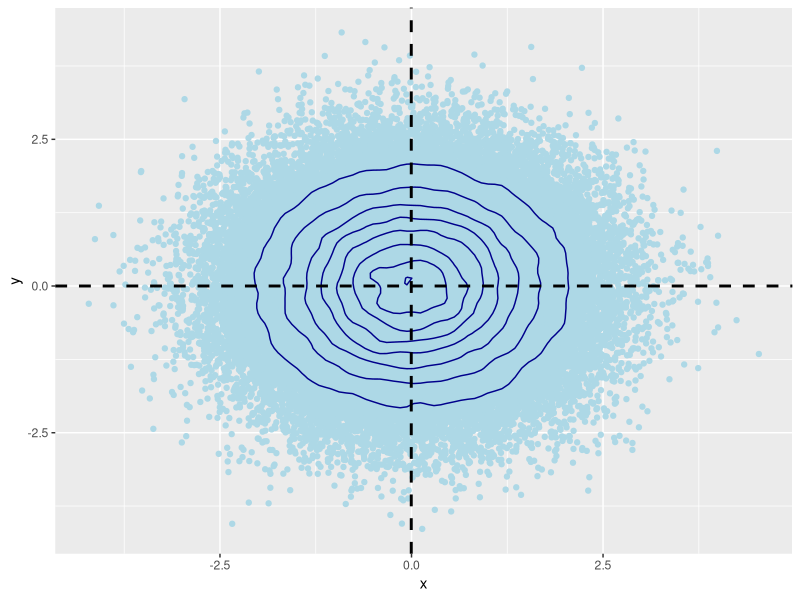
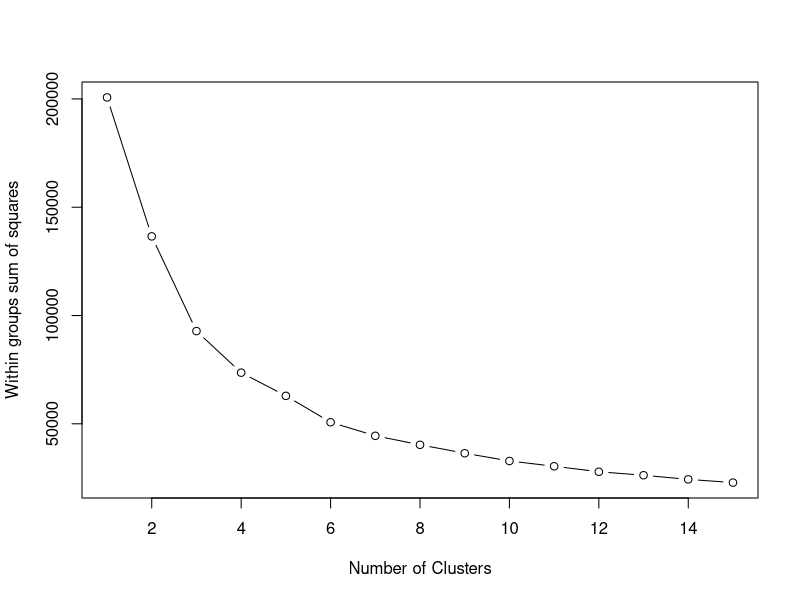
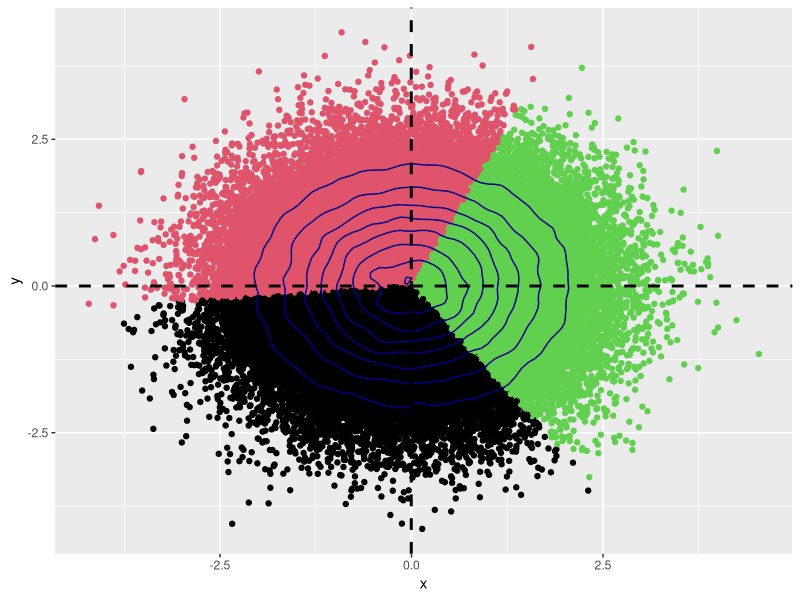
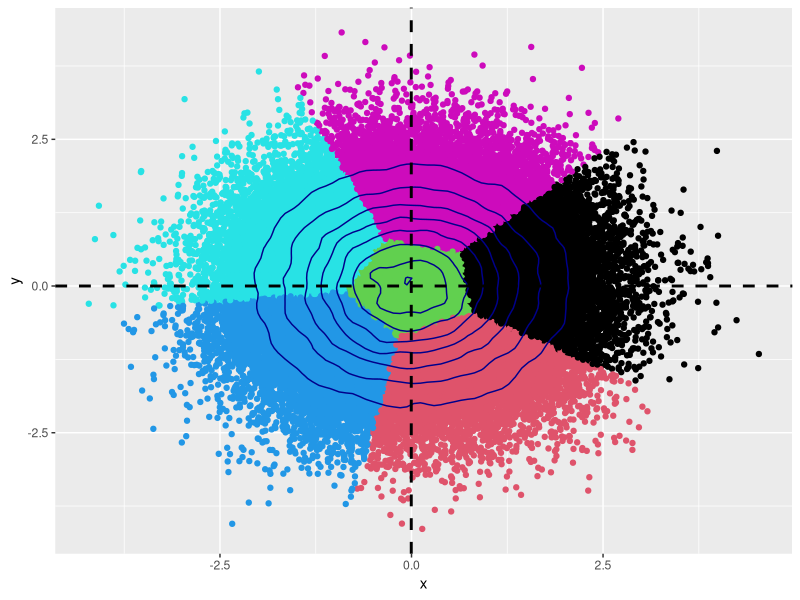

The R script that drew these images, in order:
####################################################
####################################################
####### O Problema de Clustering K-means # #########
######## PEDRO CAVALCANTE OLIVEIRA ################# 
################ AZUL ##############################
library(dplyr)
library(cluster)
library(ggplot2)
#####Começaremos gerando dados aleatórios
##### Seja n o tamanho da amostra, o leitor pode alterar se quiser

n <- 100000

#### Geraremos um vetor aleatório no R^2

x <- rnorm(mean = 0, 
            sd = 1,
              n= n)

y <- rnorm(mean = 0,
            sd = 1,
              n = n)

amostra1 <- data.frame(x, y)

amostra1 %>%
  ggplot(aes(x=x, y=y))+
  geom_point(color = "light blue")+
  geom_density_2d(color = "dark blue")+
  geom_vline(aes(xintercept=mean(x)),   
             color="black", linetype="dashed", size=1)+
  geom_hline(aes(yintercept=mean(y)),   
             color="black", linetype="dashed", size=1)

##### Definimos uma semente aleatória

set.seed(1234)

##### Método do Cotovelo

wssplot <- function(data, nc=15, seed=1234){
  wss <- (nrow(data)-1)*sum(apply(data,2,var))
  for (i in 2:nc){
    set.seed(seed)
    wss[i] <- sum(kmeans(data, centers=i)$withinss)}
  plot(1:nc, wss, type="b", xlab="Number of Clusters",
       ylab="Within groups sum of squares")}

wssplot(amostra1)

kmeans_amostra1_1 <- kmeans(amostra1, 
                            centers = 3)

amostra1 %>%
  ggplot(aes(x=x, y=y))+
  geom_point(color = kmeans_amostra1_1$cluster)+
  geom_density_2d(color = "dark blue")+
  geom_vline(aes(xintercept=mean(x)),   
             color="black", linetype="dashed", size=1)+
  geom_hline(aes(yintercept=mean(y)),   
             color="black", linetype="dashed", size=1)

kmeans_amostra1_2 <- kmeans(amostra1, 
                            centers = 6)

amostra1 %>%
  ggplot(aes(x=x, y=y))+
  geom_point(color = kmeans_amostra1_2$cluster)+
  geom_density_2d(color = "dark blue")+
  geom_vline(aes(xintercept=mean(x)),   
             color="black", linetype="dashed", size=1)+
  geom_hline(aes(yintercept=mean(y)),   
             color="black", linetype="dashed", size=1)

##### O algoritimo encontra agrupamentos
##### Apesar dos dados serem homogeneamente distribuídos



